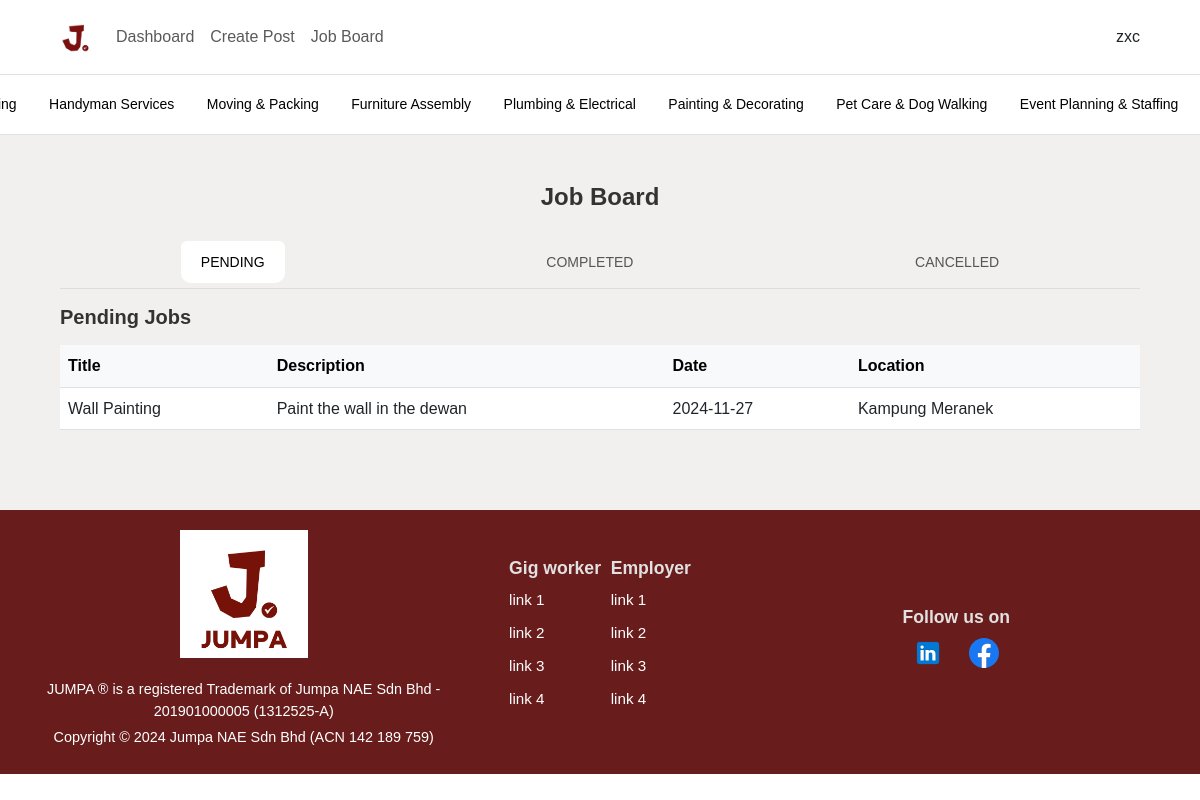
The page /php/employeedashboard.php (signed in) on the database its author committed.
### tables this page shows
CREATE TABLE `task` (
  `task_id` int(11) NOT NULL,
  `task_title` varchar(255) NOT NULL,
  `task_description` varchar(255) NOT NULL,
  `task_date` date NOT NULL,
  `task_duration` varchar(255) NOT NULL,
  `task_location` varchar(255) NOT NULL,
  `task_toolsRequired` varchar(255) NOT NULL,
  `task_pax` int(10) NOT NULL,
  `task_price` int(10) NOT NULL,
  `task_dressCode` varchar(255) NOT NULL,
  `task_gender` varchar(255) NOT NULL,
  `task_nationality` varchar(255) NOT NULL,
  `task_ageRange` varchar(255) NOT NULL,
  `task_muslimFriendly` tinyint(1) NOT NULL,
  `task_foodProvision` tinyint(1) NOT NULL,
  `task_transportProvision` tinyint(1) NOT NULL,
  `task_status` tinyint(1) NOT NULL DEFAULT 0,
  `user_id` int(11) NOT NULL
);

### php/employeedashboard.php (the view, shortened to what this page needs)
<?php
$user_id=$_SESSION['user_id'];
include "connection.php";
?>
<!DOCTYPE html>
<html lang="en">
<head>
    <link href="https://cdn.jsdelivr.net/npm/bootstrap@5.3.0-alpha1/dist/css/bootstrap.min.css" rel="stylesheet">
    <link href="https://cdnjs.cloudflare.com/ajax/libs/font-awesome/6.0.0-beta3/css/all.min.css" rel="stylesheet">
    <link rel="stylesheet" href="../assets/css/styles.css">
</head>
<body class="jobboard-body">
    <?php
        include "topnav.php";
    ?>
    <main class="employee-dashboard">
        <div class="container">
            <h4 class="mb-4 text-center">Job Board</h4>
            <ul class="nav nav-tabs custom-nav-tabs" id="JobsTabs" role="tablist">
                <li class="nav-item" role="presentation">
                    <button class="nav-link active" id="pending-tab" data-bs-toggle="tab" data-bs-target="#pending" type="button" role="tab">Pending</button>
                </li>
                <li class="nav-item" role="presentation">
                    <button class="nav-link" id="completed-tab" data-bs-toggle="tab" data-bs-target="#completed" type="button" role="tab">Completed</button>
                </li>
                <li class="nav-item" role="presentation">
                    <button class="nav-link" id="cancelled-tab" data-bs-toggle="tab" data-bs-target="#cancelled" type="button" role="tab">Cancelled</button>
                </li>
            </ul>
            <div class="tab-content" id="JobsTabsContent">
                <div class="tab-pane show active fade mb-3" id="pending" role="tabpanel" aria-labelledby="pending-tab">
                    <h5 class="mt-3 mb-3">Pending Jobs</h5>
                    <div class="table-responsive">
                        <table class="table table-hover priority-Jobs-table">
                            <thead class="table-light">
                                <tr>
                                    <th>Title</th>
                                    <th>Description</th>
                                    <th>Date</th>
                                    <th>Location</th>
                                </tr>
                            </thead>
                            <tbody>
                                <?php
                                $detail_check = $conn->prepare("SELECT
                                                                    t.task_id,
                                                                    t.task_title,
                                                                    t.task_description,
                                                                    t.task_date,
                                                                    t.task_location,
                                                                    (
                                                                        SELECT GROUP_CONCAT(DISTINCT u.user_id)
                                                                        FROM user u
                                                                        LEFT JOIN job j ON u.user_id = j.user_id
                                                                        LEFT JOIN task task_inner ON u.user_id = task_inner.user_id
                                                                        WHERE j.task_id = t.task_id OR task_inner.task_id = t.task_id
                                                                    ) AS related_user_ids
                                                                FROM
                                                                    task t
                                                                WHERE
                                                                    t.task_status = 1 AND FIND_IN_SET(?, (
                                                                        SELECT GROUP_CONCAT(DISTINCT u.user_id)
                                                                        FROM user u
                                                                        LEFT JOIN job j ON u.user_id = j.user_id
                                                                        LEFT JOIN task task_inner ON u.user_id = task_inner.user_id
                                                                        WHERE j.task_id = t.task_id OR task_inner.task_id = t.task_id
                                                                    ));");
                                $detail_check->bind_param("i", $user_id);
                                $detail_check->execute();
                                $detail_result = $detail_check->get_result();
                                while ($user_row = $detail_result->fetch_assoc()) {
                                    echo "<tr onclick='window.location.href = \"job_detail.php?task_id=" . $user_row['task_id'] . "\"' style='cursor: pointer;'>";
                                    echo "<td>" . htmlspecialchars($user_row['task_title']) . "</td>";
                                    echo "<td>" . htmlspecialchars($user_row['task_description']) . "</td>";
                                    echo "<td>" . htmlspecialchars($user_row['task_date']) . "</td>";
                                    echo "<td>" . htmlspecialchars($user_row['task_location']) . "</td>";
                                    echo "</tr>";
                                }
                                ?>
                            </tbody>
                        </table>
                    </div>
                </div>
            </div>
        </div>
    </main>
    <?php include 'footer.php'; ?>
</body>
</html>

### assets/css/styles.css (style rules this page uses)
:root { --color-primary: #691c1c; --color-secondary: lightgray; --color-light: #f1f0ee; --color-dark: #333; --color-white: #ffffff; --color-muted: #777777; --font-primary: 'Trebuchet MS', sans-serif; --font-secondary: 'Times New Roman', serif; --gap-small: 1rem; --gap-medium: 2rem; --gap-large: 4rem; --padding-base: 1.5rem; --margin-base: 1.5rem; --border-radius-base: 10px; --shadow-base: 0 2px 8px rgba(0, 0, 0, 0.1); }
* { margin: 0; padding: 0; box-sizing: border-box; }
body { font-family:var(--font-primary); line-height: 1.6; background-color: #fff; }
main { background-color: #fff; }
button { padding: var(--gap-small) var(--gap-medium); font-size: 1rem; border-radius: var(--border-radius-base); }
.employee-dashboard { background-color: var(--color-light); padding: 3rem; }
.custom-nav-tabs { position: relative; display: flex; border-bottom: 1px solid #ddd; justify-content: space-around; }
.custom-nav-tabs .nav-link { position: relative; font-size: 14px; font-weight: 500; text-transform: uppercase; padding: 10px 20px; margin: 5px 5px; border: none; background: none; color: #555; cursor: pointer; transition: color 0.3s ease; }
h4, h5 { font-family: 'Arial', sans-serif; color: var(--color-dark); font-weight: bold; }

### rows shown on the page
task: task_title "Wall Painting", task_description "Paint the wall in the dewan", task_date "2024-11-27", task_location "Kampung Meranek"

### other values the page prints
$_SESSION['username'] "zxc"
